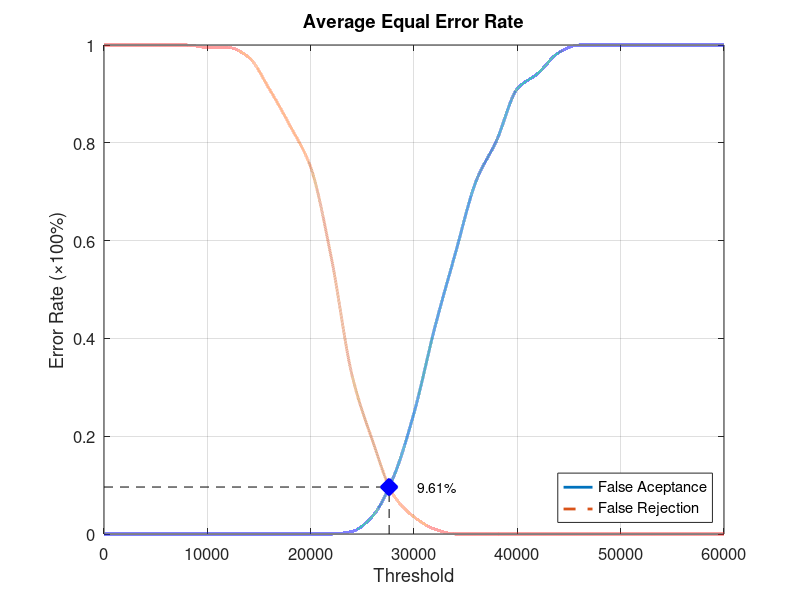
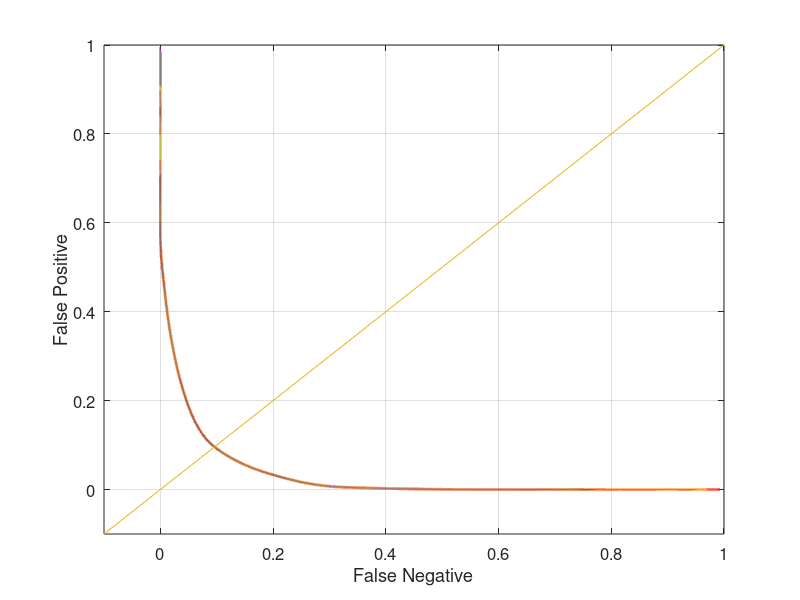

Write MATLAB code to recreate these figures, in order.
function yEER = Database1_3
close all;
clear;
clc;
x = 0:2000:60000;
xq = 0:0.5:60000;

y0 = [0 0 0 0 0 0 0 0 0 0 0 0 0.00526316 0.0368421 0.115789 0.247368 0.421053 0.573684 0.721053 0.805263 0.910526 0.942105 0.984211 1 1 1 1 1 1 1 1];
yy0 = interp1(x, y0, xq, 'pchip');
y1 = [1 1 1 1 1 0.995 0.995 0.975 0.91 0.835 0.75 0.565 0.325 0.19 0.08 0.035 0.01 0 0 0 0 0 0 0 0 0 0 0 0 0 0];
yy1 = interp1(x, y1, xq, 'pchip');

% Calculating EER: 
y2 = abs(y0 - y1);
find(y2 == min(y2))
yy2 = abs(yy0 - yy1);
xEER = find(yy2 == min(yy2));
xEERIndex = xq(xEER) % X-axis EER
yEER = yy0(xEER) % Y-axis EER

main = figure
plot(xq, yy0,'-','LineWidth', 2);	hold on
plot(xq, yy1,'--','LineWidth', 2);	hold on
plot([xEERIndex xEERIndex], [0 yEER], 'k--');	hold on
plot([0 xEERIndex], [yEER yEER], 'k--');	hold on
plot(xEERIndex, yEER, 'bx', 'LineWidth', 10);	hold on
text(xEERIndex + 10 * xEERIndex / 100, yEER, [num2str(round((10000 * yEER)) / 100) '%'])
legend('False Aceptance', 'False Rejection', 'Location', 'SouthEast')
xlabel('Threshold')
ylabel('Error Rate (\times100%)')
title('Average Equal Error Rate')
set(gca, 'FontSize', 12)
axis([0 60000 0 1])
grid on

print(main, 'Database1_3Main', '-dpng');
FNRxFPR = figure('Color', [1 1 1]);
plot(yy1, yy0, '-', yy1, yy0, 'LineWidth', 2);
hold on
y = -0.1:0.1:1
plot(y, y); 
set(gca, 'FontSize', 12)
xlabel('False Negative')
ylabel('False Positive')
axis([-0.1 1 -0.1 1])
set(gca, 'FontSize', 12)
grid on

print(FNRxFPR, 'Database1_3FNRxFPR','-dpng');
end
